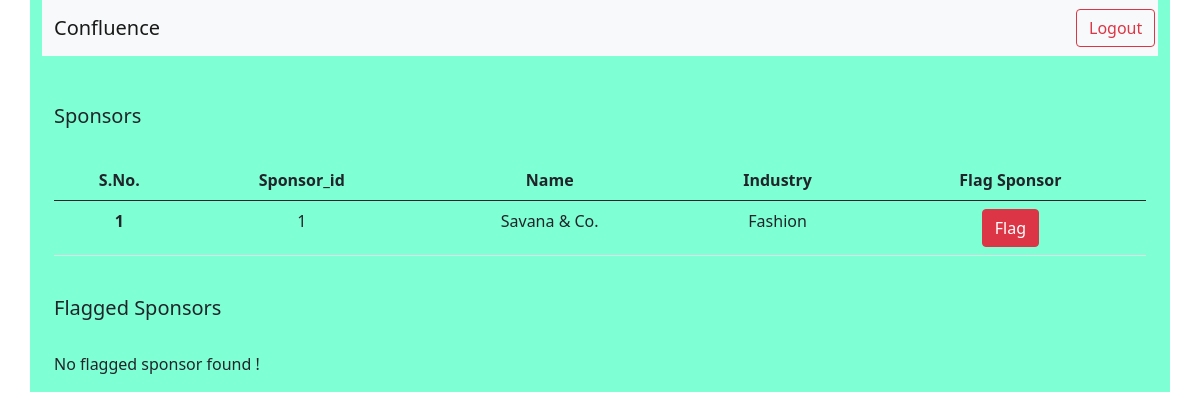
/admin/sponsor, run on the app's committed database.
### application/models.py (models this page shows)
class Sponsor(db.Model):
    __tablename__ = 'sponsor'
    id = db.Column(db.Integer, primary_key = True)
    user_name = db.Column(db.String, nullable = False, unique = True)
    password = db.Column(db.String, nullable = False)
    full_name = db.Column(db.String, nullable = False)
    industry = db.Column(db.String, nullable = False)
    role = db.Column(db.String, nullable = False)
    is_flagged = db.Column(db.Boolean, default = False)

### application/controllers.py (the view)
@app.route('/admin/sponsor')
def fetch_sponsor_info():
    sponsor_info = Sponsor.query.filter_by(is_flagged = False).all()
    flagged_sponsors = Sponsor.query.filter_by(is_flagged = True).all()
    return render_template ('sponsor_stats.html', sponsors = sponsor_info, flagged_sponsors = flagged_sponsors)

### templates/sponsor_stats.html (shortened to what this page needs)
<!DOCTYPE html>
<html lang="en">
<head>
    <link rel="stylesheet" href="../static/dashboard.css">
    <link href="https://cdn.jsdelivr.net/npm/bootstrap@5.0.2/dist/css/bootstrap.min.css" rel="stylesheet">
</head>
<body>
  <div class="container" style="background-color: aquamarine;">
    <nav class="navbar navbar-expand-lg navbar-light bg-light">
        <div class="container-fluid">
          <a class="navbar-brand" href="#">Confluence</a>
          <div class="collapse navbar-collapse" id="navbarSupportedContent">
            <form class="d-flex" style="margin-left: 900px;">
              <button class="btn btn-outline-danger" type="button" onclick="location.href='/userlogin'">Logout</button>
          </form>
          </div>
        </div>
      </nav>
      <br>
      <div class="container mt-4">
        <h5>Sponsors </h5><br>
        <table class="table" style="text-align: center;">
          <thead>
            <tr>
              <th scope="col">S.No.</th>
              <th scope="col">Sponsor_id</th>
              <th scope="col">Name</th>
              <th scope="col">Industry</th>
              <th scope="col">Flag Sponsor</th>
            </tr>
          </thead>
          <tbody>
            {% for sponsor in sponsors %}
            <tr>
              <th scope="row">{{loop.index}}</th>
              <td>{{sponsor.id}}</td>
              <td>{{sponsor.full_name}}</td>
              <td>{{sponsor.industry}}</td>
              <td><form action='/admin/flag_sponsor/{{sponsor.id}}' method="POST"
                onsubmit="return confirm('Are you sure you want to flag this sponsor?');">
                <button type="submit" class="btn btn-danger">Flag</button>
              </form></td>
            </tr>
            {% endfor %}
          </tbody>
        </table>
    </div>
    <div class="container mt-4">
      <h5>Flagged Sponsors </h5><br>
      {% if flagged_sponsors|length == 0%}
      <p> No flagged sponsor found !</p>
      {% endif %}
  </div>
  </div>
</body>
</html>

### static/dashboard.css (style rules this page uses)
html, body { height: 100%; margin: 0; }
.container { display: flex; flex-direction: column; }
* { margin: 0px; }

### data on the page
Sponsor: id "1", full_name "Savana & Co.", industry "Fashion"
